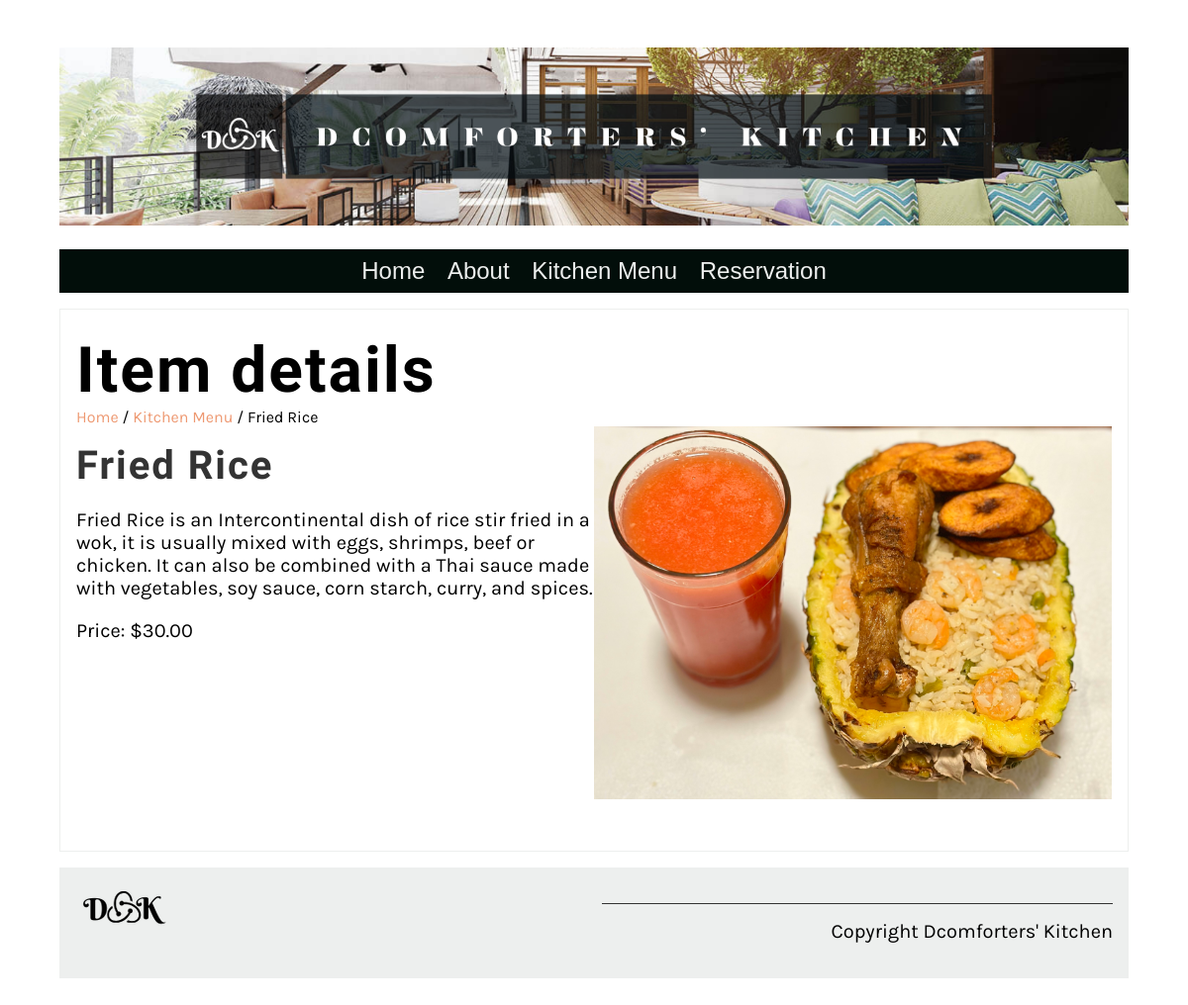
The app's page /kitchen/menu_details/4, older data.
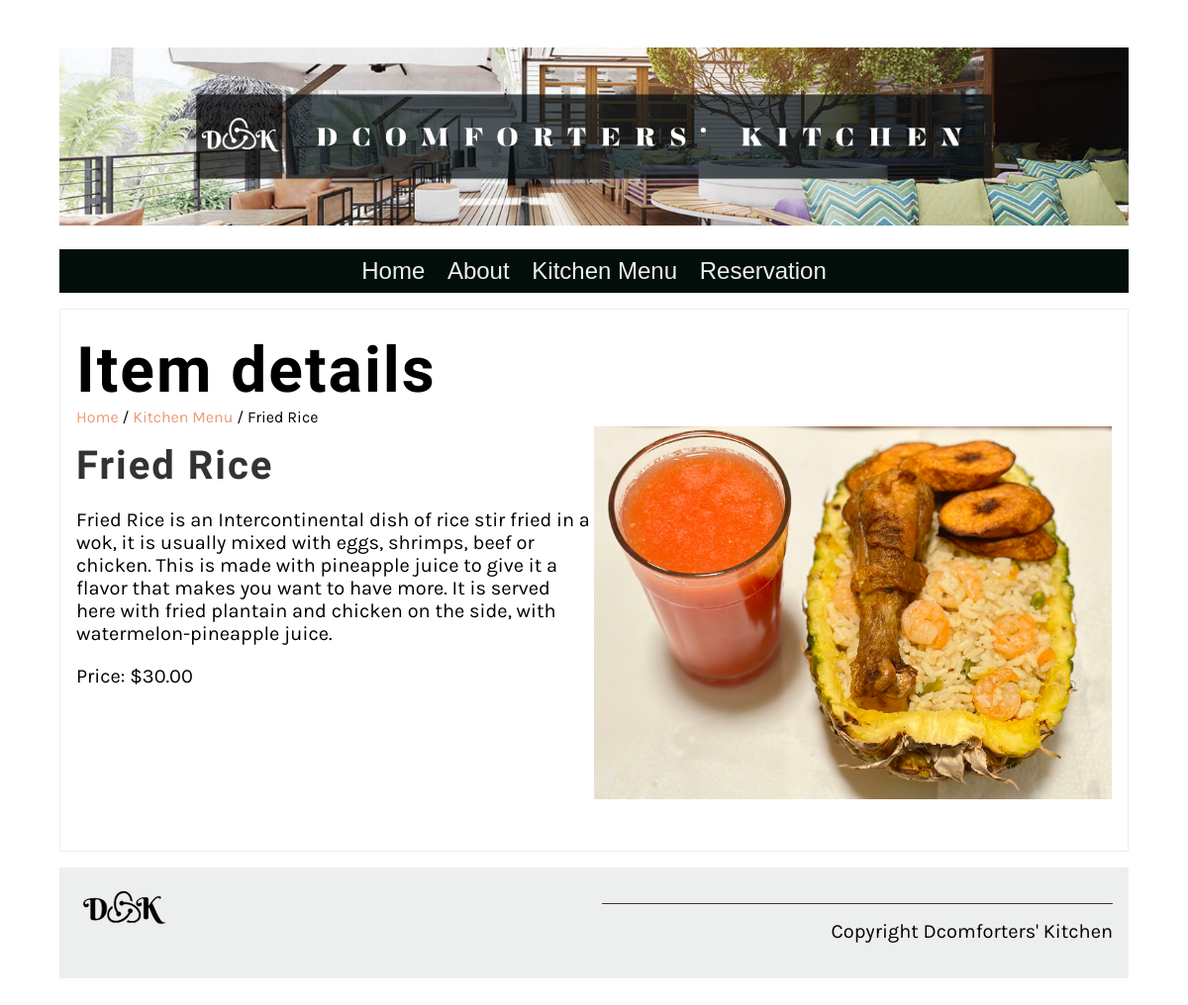
The same page, newer data.
### newapp/models.py (models this page shows, shortened)
class Menu(models.Model):
    food_name = models.CharField(max_length=100)
    cuisine = models.CharField(max_length=100)
    item_description = models.TextField(max_length=1000, default='')
    price = models.DecimalField(max_digits=10, decimal_places=2, null=True, blank=True)
    prep_time = models.IntegerField(default=25)
    calories = models.IntegerField(default=1000)

### newapp/views.py (the view)
# urls.py: path('menu_details/<int:pk>', views.menu_details, name='menu_details'),
def menu_details(request, pk=None):
    if pk:
        menu_item = Menu.objects.get(pk=pk)
    else:
        menu_item = ''
    return render(request, 'menu_details.html', {"menu_item" : menu_item})

### newapp/templates/menu_details.html
{% extends 'base.html' %}
{% load static %}
{% block content %}
<section>
    <article>
        <h1>Item details</h1>
        <span>
            <a href="{% url 'home' %}">Home</a> /
            <a href="{% url 'kitchen' %}">Kitchen Menu</a> /
            {{ menu_item.food_name }}
        </span>
        <div class="row">
            <div class="column">
                <h2>
                    {{ menu_item.food_name }}
                </h2>
                <p>
                    {{ menu_item.item_description }}
                </p>
                <p>
                    Price: ${{ menu_item.price }}
                </p>
            </div>
            <div class="column">
                <img src="/static/img/menu_items/{{menu_item.food_name}}.jpg" alt="{{ menu_item.food_name}}" />
            </div>
        </div>
    </article>
</section>
{% endblock %}

Row changes from the older to the newer data that the page shows:
changed Menu "Fried Rice": item_description "…shrimps, beef or chicken. It can also be combined with a Thai sauce made with vegetables, soy sauce, corn starch, curry, and spices." → "…shrimps, beef or chicken. This is made with pineapple juice to give it a flavor that makes you want to have more. It is served here with fried plantain and chicken on the side, with watermelon-pineapple juice."
